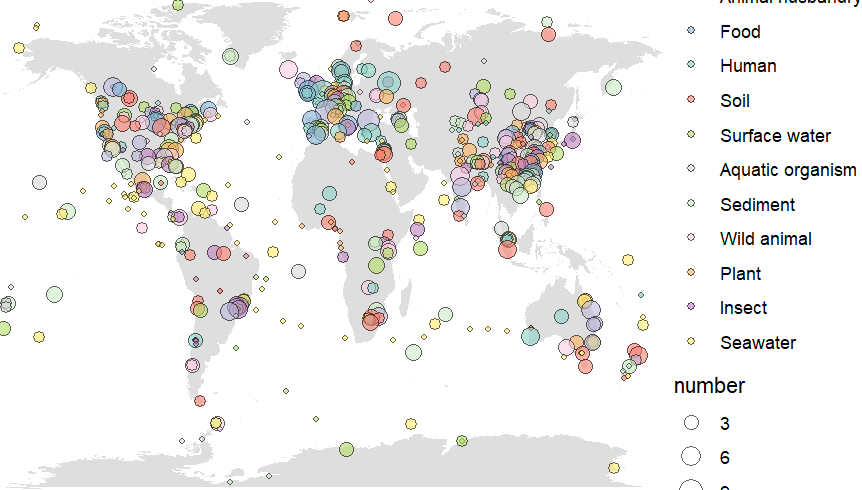

Write R code to recreate this figure.
# 加载必要的包
library(maps)
library(ggplot2)
library(dplyr)
library(here)

# 构建相对路径
data_path <- here("data", "map-full.txt")

# 检查文件是否存在
if (!file.exists(data_path)) {
  stop(paste("错误：文件不存在 -", data_path))
}

# 读取数据
data <- read.delim(data_path, header = TRUE)

# 设置因子水平
data$habitat <- factor(data$habitat, levels = c(
  'Animal husbandry',
  'Food',
  'Human',
  'Soil',
  'Surface water',
  'Aquatic organism',
  'Sediment',
  'Wild animal',
  'Plant',
  'Insect',
  'Seawater'
))
world<-map_data("world")
p <- ggplot() +
  geom_polygon(data=world,aes(x=long,y=lat,group=group),
               fill="#dedede")+
  geom_point(data=data,aes(x=longitude,y=latitude,fill=habitat,size=number),shape=21,alpha=0.6)+
  scale_fill_manual(values = c('#BDB9DA',"#80B0D2",'#8DD2C6','#FA8071',"#B3DE69",
                               "#D9D9D9","#CCEBC5","#FBCDE4","#FCB461","#BB80BC","#FFEC6D"))+
  scale_y_continuous(expand = expansion(mult=c(0,0)))+
  scale_x_continuous(expand = expansion(add=c(0,0)))+
  theme_void()

print(final_map)

# 保存地图
ggsave(here("figures", "lab_sample_map.png"), 
       plot = final_map, 
       width = 10, height = 8, dpi = 300)

# 输出摘要统计
habitat_counts <- table(data$habitat)
print("栖息地样本数量分布:")
print(habitat_counts)

# 输出统计结果到文件
sink(here("output", "habitat_summary.txt"))
cat("实验室样本统计摘要\n====================\n\n")
cat("总样本数:", nrow(data), "\n\n")
cat("栖息地分布:\n")
print(habitat_counts)
cat("\n经纬度范围:\n")
print(summary(data[, c("longitude", "latitude")]))
sink()

# 加载必要的包
library(maps)
library(ggplot2)
library(dplyr)
library(here)

# 构建相对路径
data_path <- here("data", "map-full.txt")

# 检查文件是否存在
if (!file.exists(data_path)) {
  stop(paste("错误：文件不存在 -", data_path))
}

# 读取数据
data <- read.delim(data_path, header = TRUE)

# 设置因子水平
data$habitat <- factor(data$habitat, levels = c(
  'Animal husbandry',
  'Food',
  'Human',
  'Soil',
  'Surface water',
  'Aquatic organism',
  'Sediment',
  'Wild animal',
  'Plant',
  'Insect',
  'Seawater'
))

# 定义生境颜色
habitat_colors <- c(
  'Animal husbandry' = '#E41A1C',
  'Food' = '#377EB8',
  'Human' = '#4DAF4A',
  'Soil' = '#984EA3',
  'Surface water' = '#FF7F00',
  'Aquatic organism' = '#FFFF33',
  'Sediment' = '#A65628',
  'Wild animal' = '#F781BF',
  'Plant' = '#999999',
  'Insect' = '#E6AB02',
  'Seawater' = '#66C2A5'
)

# 获取世界地图数据
world <- map_data("world")

# 数据探索与验证
head(data)
summary(data)
str(data)

# 创建改进的地图
map_plot <- ggplot() +
  annotate("rect", xmin = -180, xmax = 180, ymin = -90, ymax = 90, 
           fill = "#cceeff", color = NA) +
  geom_polygon(data = world, aes(x = long, y = lat, group = group),
               fill = "#dedede", color = "gray60", size = 0.2) +
  geom_point(data = data, aes(x = longitude, y = latitude, fill = habitat, size = number),
             shape = 21, alpha = 0.7, stroke = 0.5, color = "white") +
  scale_fill_manual(values = habitat_colors, name = "生境类型") +
  scale_size_continuous(range = c(2, 8), name = "数量") +
  scale_y_continuous(
    limits = c(-90, 90), 
    expand = expansion(mult = c(0, 0)),
    name = "纬度"
  ) +
  scale_x_continuous(
    limits = c(-180, 180), 
    expand = expansion(mult = c(0, 0)),
    name = "经度"
  ) +
  theme_minimal() +
  theme(
    panel.grid = element_line(color = "gray90", size = 0.2),
    axis.title = element_text(size = 12, face = "bold"),
    axis.text = element_text(size = 10, color = "gray30"),
    legend.title = element_text(size = 11, face = "bold"),
    legend.text = element_text(size = 9),
    legend.position = "bottom",
    legend.box = "horizontal",
    legend.key.size = unit(0.8, "lines"),
    plot.title = element_text(size = 14, face = "bold", hjust = 0.5),
    plot.subtitle = element_text(size = 10, hjust = 0.5, color = "gray40"),
    plot.margin = margin(10, 10, 10, 10)
  ) +
  labs(
    title = "全球生境分布与数量可视化",
    subtitle = "数据来源: map-full.txt"
  )

print(map_plot)

# 使用here包统一保存路径到项目的figures目录
save_path <- here("figures")

# 确保保存目录存在
if (!dir.exists(save_path)) {
  dir.create(save_path, recursive = TRUE)
}

# 保存不同格式的地图
ggsave(here(save_path, "map_improved.pdf"), map_plot, width = 11, height = 5, dpi = 300)
ggsave(here(save_path, "map_improved.png"), map_plot, width = 11, height = 5, dpi = 300)
ggsave(here(save_path, "map_improved.tif"), map_plot, width = 11, height = 5, dpi = 300)

# 输出摘要统计
habitat_counts <- table(data$habitat)
print("栖息地样本数量分布:")
print(habitat_counts)

# 输出统计结果到文件
sink(here("output", "habitat_summary.txt"))
cat("实验室样本统计摘要\n====================\n\n")
cat("总样本数:", nrow(data), "\n\n")
cat("栖息地分布:\n")
print(habitat_counts)
cat("\n经纬度范围:\n")
print(summary(data[, c("longitude", "latitude")]))
sink()    

